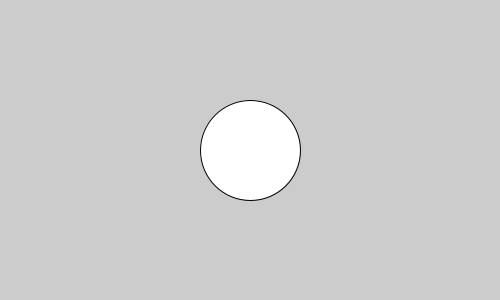
Frame 1 (no input)
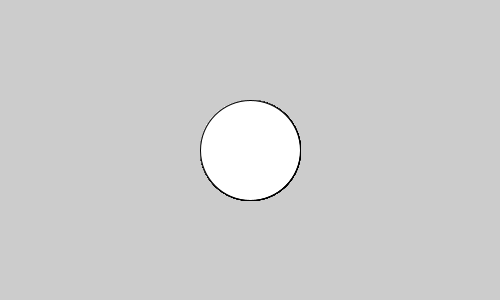
Frame 60 (the mouse pressed at the canvas centre just before this capture)
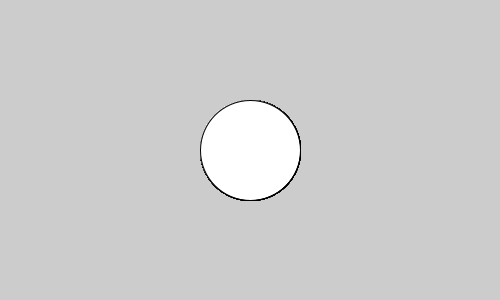
Frame 120 (the mouse held since frame 60 and released just before this capture)

The Processing sketch that drew these frames (run headless with seeded random() and noise(); from frame 60 on, the mouse is pressed at the canvas centre):

// Processing sketch: sketch_05_constant_velocity
// ── sketch_05_constant_velocity.pde
void setup() {
  size(500,300);
}

void draw() {
  ellipse(250,150,100,100);
}
